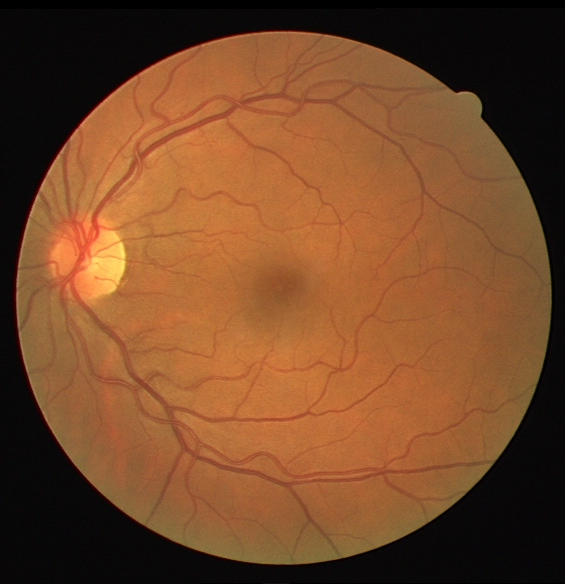
%> input picture retina_images/1.tif, 565 x 584 px
$ octave mainDemo.m   (GNU Octave 9; MATLAB toolbox functions it lacks are replaced by stand-ins)
%> lines starting %> are read from the running program, lines starting %| are printed output that depends on the picture; in (x1, y1, x2, y2) boxes, pixels count from 0 and x2, y2 are one past the last pixel; in counts of white or black regions, pixels touching at a corner belong together; the program's own positions count from 1
### segmentRetina.m
function segimg = segmentRetina(I)
%I = imread('1_org.tif');
% Resize image for easier computation
%B = imresize(I, [584 565]);
[r,c, ch] = size(I);
B = imresize(I, [r c]);
                    % Read image
gray = im2double(B);
%im(:,:,4) = [];


%gray = rgb2gray(im);
%% Contrast Enhancment of gray image using CLAHE
J = adapthisteq(gray,'numTiles',[8 8],'nBins',128);
%% Background Exclusion                    % Apply Average Filter
 h = fspecial('average', [9 9]);
 JF = imfilter(J, h);
 %figure, imshow(JF)
 % Take the difference between the gray image and Average Filter
Z = imsubtract(JF, J);
%figure, imshow(Z);
%% Threshold using the IsoData Method
level=isodata(Z); % this is our threshold level
%level = graythresh(Z)
 %% Convert to Binary
BW = im2bw(Z, level-.008);
%% Remove small pixels
 BW2 = bwareaopen(BW, 100);

%% Overlay
BW2 = imcomplement(BW2);
out = imoverlay(B, BW2, [0 0 0]);
%figure, imshow(out)

vv = rgb2gray(out);
binaryImage = vv > 60;
%figure,imshow(binaryImage)
%fullFileName = fullfile(output, baseFileNames(f).name);

BW2 = bwmorph(binaryImage,'clean');
%figure, imshow(BW2);
%imwrite(BW2, fullFileName);
segimg = BW2;
end

### isodata.m

function level=isodata(I)
% Convert all N-D arrays into a single column.  Convert to uint8 for
% fastest histogram computation.
I = im2uint8(I(:));

% STEP 1: Compute mean intensity of image from histogram, set T=mean(I)
[counts,N]=imhist(I);
i=1;
mu=cumsum(counts);
T(i)=(sum(N.*counts))/mu(end);
T(i)=round(T(i));

% STEP 2: compute Mean above T (MAT) and Mean below T (MBT) using T from
% step 1
mu2=cumsum(counts(1:T(i)));
MBT=sum(N(1:T(i)).*counts(1:T(i)))/mu2(end);

mu3=cumsum(counts(T(i):end));
MAT=sum(N(T(i):end).*counts(T(i):end))/mu3(end);
i=i+1;
% new T = (MAT+MBT)/2
T(i)=round((MAT+MBT)/2);

% STEP 3 to n: repeat step 2 if T(i)~=T(i-1)
while abs(T(i)-T(i-1))>=1
    mu2=cumsum(counts(1:T(i)));
    MBT=sum(N(1:T(i)).*counts(1:T(i)))/mu2(end);

    mu3=cumsum(counts(T(i):end));
    MAT=sum(N(T(i):end).*counts(T(i):end))/mu3(end);

    i=i+1;
    T(i)=round((MAT+MBT)/2);
    Threshold=T(i);
end

 % Normalize the threshold to the range [i, 1].
level = (Threshold - 1) / (N(end) - 1);

### imoverlay.m
function out = imoverlay(in, mask, color)
% If the user doesn't specify the color, use white.
DEFAULT_COLOR = [1 1 1];
if nargin < 3
    color = DEFAULT_COLOR;
end

% Force the 2nd input to be logical.
mask = (mask ~= 0);

% Make the uint8 the working data class.  The output is also uint8.
in_uint8 = im2uint8(in);
color_uint8 = im2uint8(color);

% Initialize the red, green, and blue output channels.
if ndims(in_uint8) == 2
    % Input is grayscale.  Initialize all output channels the same.
    out_red   = in_uint8;
    out_green = in_uint8;
    out_blue  = in_uint8;
else
    % Input is RGB truecolor.
    out_red   = in_uint8(:,:,1);
    out_green = in_uint8(:,:,2);
    out_blue  = in_uint8(:,:,3);
end

% Replace output channel values in the mask locations with the appropriate
% color value.
out_red(mask)   = color_uint8(1);
out_green(mask) = color_uint8(2);
out_blue(mask)  = color_uint8(3);

% Form an RGB truecolor image by concatenating the channel matrices along
% the third dimension.
out = cat(3, out_red, out_green, out_blue);

### calculatePNT.m
function [P, N, T] = calculatePNT(seg,gt)
% [7 lines of commented-out code are left out]

number_of_pixels_gt = numel(gt);
number_of_retina_pixels_gt = sum(gt(:) == 1);
number_of_background_pixels_gt = number_of_pixels_gt - number_of_retina_pixels_gt;

number_of_pixels_segmented = numel(seg);
number_of_retina_pixels_segmented = sum(seg(:) == 1);
number_of_background_pixels_segmented = number_of_pixels_segmented - number_of_retina_pixels_segmented;

 and_op = gt & seg;
 or_op = or(gt,seg);


 number_of_true_retina_pixels = sum(and_op(:) == 1);
 number_of_true_background_pixels = sum(or_op(:) == 0);

 P = (number_of_true_retina_pixels/number_of_retina_pixels_gt)*100;
 N = (number_of_true_background_pixels/number_of_background_pixels_gt)*100;
 T = ((number_of_true_retina_pixels+number_of_true_background_pixels)/number_of_pixels_gt)*100;

end


### mainDemo.m
clear all;
clc;
I = imread('retina_images\1.tif');
%> I is the input picture: size 584x565x3 uint8; mean R, G, B 117.9, 72.7, 40.9
I = imresize(I,.8);
%> I: size 468x452x3 uint8
figure, imshow(I);title('Input retina image');
input = rgb2gray(I);
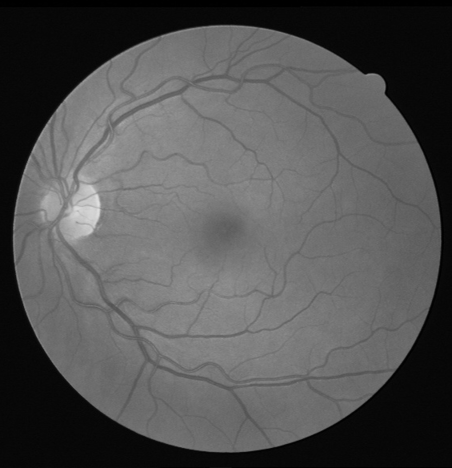
%> input: size 468x452 uint8; min 0, max 224, mean 82.6

gt1 = imread('label_images\1.tif');
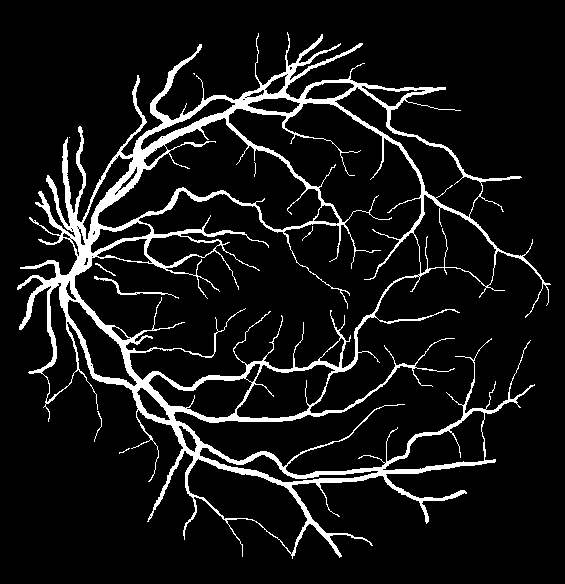
%> input picture label_images/1.tif, 565 x 584 px
%> gt1 is the input picture: size 584x565 uint8; 8.9% white; 9 white regions (4 under 20 px), largest, box (x1, y1, x2, y2) and area: (17, 32, 551, 559) 29119, (94, 276, 179, 299) 191, (95, 263, 116, 276) 38, (94, 411, 102, 442) 38, (302, 226, 313, 241) 20
gt1 = imresize(gt1,.8);
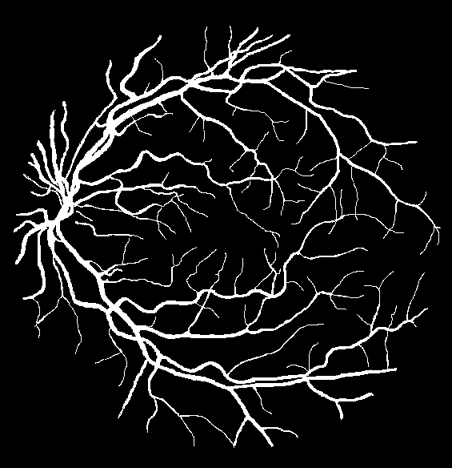
%> gt1: size 468x452 uint8; min 0, max 255, mean 23
gt_image = im2bw(gt1);
%> gt_image: size 468x452 logical; 9% white; 107 white regions (92 under 20 px), largest, box (x1, y1, x2, y2) and area: (14, 27, 440, 447) 17649, (75, 221, 135, 236) 106, (34, 304, 58, 338) 67
figure, imshow(gt1);title('Ground truth image');


segmented_image = segmentRetina(input);
%> in segmentRetina, `JF = imfilter(J, h);`:
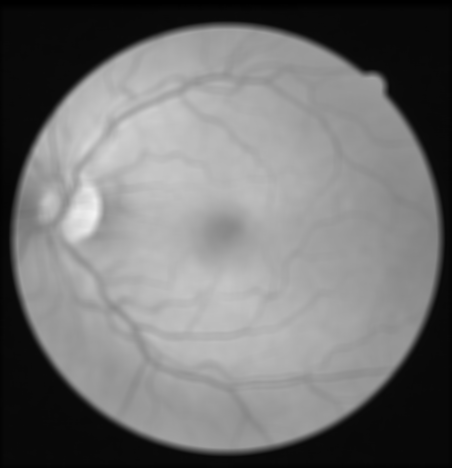
%> JF: size 468x452 double; min 1.75e-05, max 0.955, mean 0.453
%> in segmentRetina, `Z = imsubtract(JF, J);`:
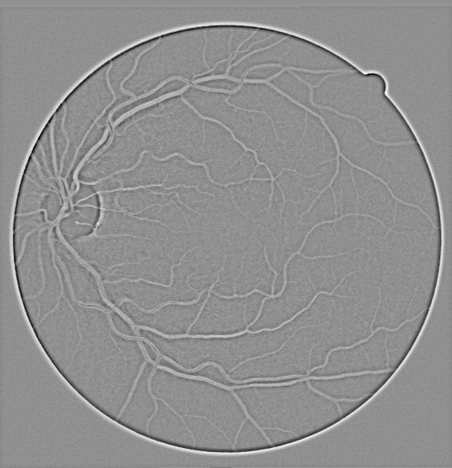
%> Z: size 468x452 double; min -0.368, max 0.282, mean -0.000233; drawn with min black and max white
%> in isodata, `[counts,N]=imhist(I);`: counts = 256 values, max 121482 at index 1, min 0 at index 67, mean 826.3; N = 256 values from 0 to 255
%> in isodata, `mu=cumsum(counts);`: mu = 256 values from 121482 to 211536
%> in isodata, `mu2=cumsum(counts(1:T(i)));`: mu2 = [121482; 150959]
%> in isodata, `MBT=sum(N(1:T(i)).*counts(1:T(i)))/mu2(end);`: MBT = 0.195
%> in isodata, `mu3=cumsum(counts(T(i):end));`: mu3 = 255 values from 29477 to 90054
%> in isodata, `MAT=sum(N(T(i):end).*counts(T(i):end))/mu3(end);`: MAT = 5.72
%> the loop in isodata, `while abs(T(i)-T(i-1))>=1` made 7 passes
%> (MBT, MAT, Threshold) on passes 4 to 7: (0.879, 18.27, 10), (1, 20.87, 11), (1.06, 22.11, 12), (1.11, 23.21, 12)
%> (mu2, MBT, MAT, Threshold) on passes 1 to 3: ([121482; 150959; 169714], 0.395, 8.02, 4), ([121482; 150959; 169714; 179142], 0.532, 10.72, 6), ([121482; 150959; 169714; 179142; 185224; 188998], 0.733, 15.05, 8)
%> after the loop in isodata, `while abs(T(i)-T(i-1))>=1`: T = [2 3 4 6 8 10 11 12 12]
%> in isodata, `level = (Threshold - 1) / (N(end) - 1);`: level = 0.0433
%> in segmentRetina, `BW = im2bw(Z, level-.008);`: BW: size 468x452 logical; 7.1% white; 607 white regions (561 under 20 px), largest, box (x1, y1, x2, y2) and area: (9, 21, 445, 457) 5330, (18, 63, 163, 288) 1732, (107, 40, 242, 131) 941
%> in segmentRetina, `binaryImage = vv > 60;`:
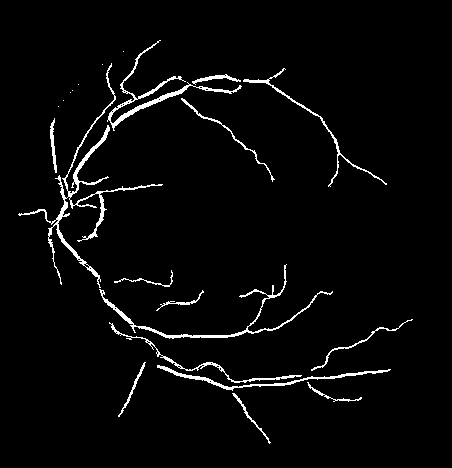
%> binaryImage: size 468x452 logical; 3.2% white in thin lines or dots, all inside (x1, y1, x2, y2) = (18, 40, 413, 444)

[P, N, T] = calculatePNT(segmented_image,gt_image);
%> in calculatePNT, `number_of_retina_pixels_gt = sum(gt(:) == 1);`: number_of_retina_pixels_gt = 18967
%> in calculatePNT, `number_of_background_pixels_gt = number_of_pixels_gt - number_of_retin..`: number_of_background_pixels_gt = 192569
%> in calculatePNT, `number_of_retina_pixels_segmented = sum(seg(:) == 1);`: number_of_retina_pixels_segmented = 6673
%> in calculatePNT, `number_of_background_pixels_segmented = number_of_pixels_segmented - n..`: number_of_background_pixels_segmented = 204863
%> in calculatePNT, `or_op = or(gt,seg);`:
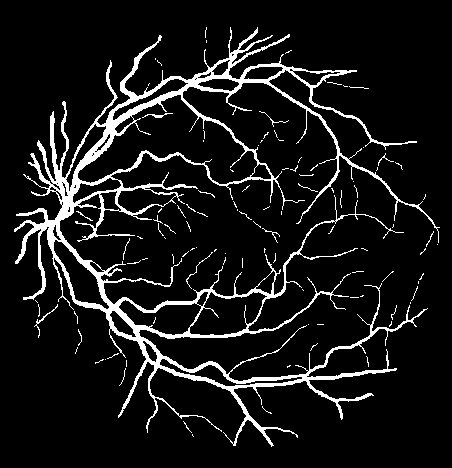
%> or_op: size 468x452 logical; 9.1% white; 106 white regions (92 under 20 px), largest, box (x1, y1, x2, y2) and area: (14, 27, 440, 447) 18112, (34, 304, 58, 338) 67, (142, 113, 173, 118) 54
%> in calculatePNT, `number_of_true_retina_pixels = sum(and_op(:) == 1);`: number_of_true_retina_pixels = 6316
%> in calculatePNT, `number_of_true_background_pixels = sum(or_op(:) == 0);`: number_of_true_background_pixels = 192212
%> in calculatePNT, `P = (number_of_true_retina_pixels/number_of_retina_pixels_gt)*100;`: P = 33.3
%> in calculatePNT, `N = (number_of_true_background_pixels/number_of_background_pixels_gt)*..`: N = 99.81
%> in calculatePNT, `T = ((number_of_true_retina_pixels+number_of_true_background_pixels)/n..`: T = 93.85
%> P = 33.3; N = 99.81; T = 93.85

%figure, imshow(gt_image);
figure, imshow(segmented_image);title('Segmented image');
fprintf('Value of P is : %.2f\n', P);
%| Value of P is : 33.30
fprintf('Value of N is : %.2f\n', N);
%| Value of N is : 99.81
fprintf('Value of T is : %.2f\n', T);
%| Value of T is : 93.85
